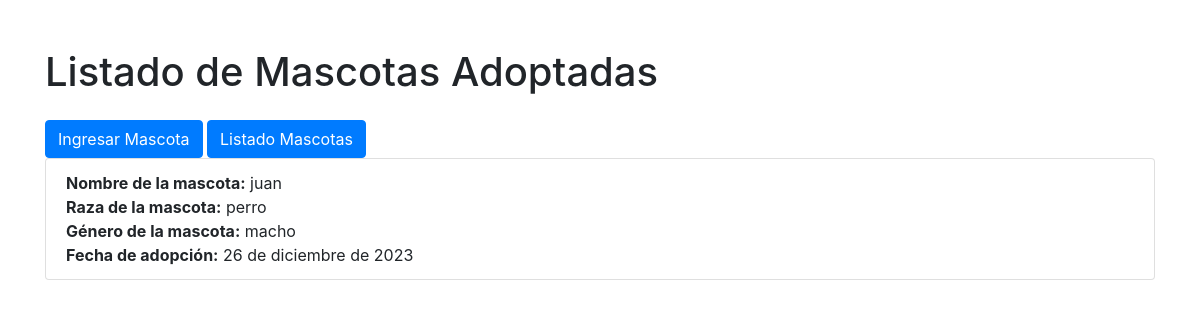
Before: /adoptar_mascota_lista/ with the older database file.
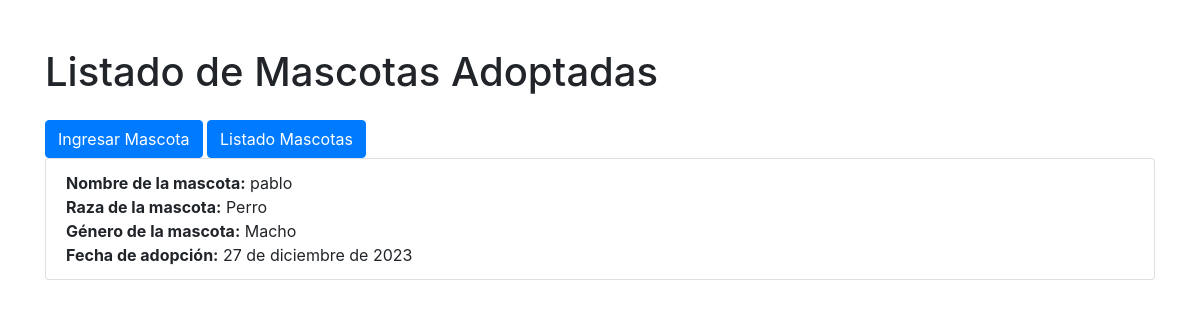
After: the same page with the newer database file.
### mascotas/models.py (models this page shows, shortened)
class MascotaAdoptada(models.Model):
    id_adoptada = models.AutoField(primary_key=True)
    mascota = models.OneToOneField(Mascota, related_name='adoptada', on_delete=models.CASCADE)
    fecha_adopcion = models.DateField()
    class Meta:
        app_label = 'mascotas'

class Mascota(models.Model):
    id_mascotas = models.AutoField(primary_key=True)
    rut_usuario = models.ForeignKey('mascotas.Usuario', related_name='mascotas', on_delete=models.CASCADE)
    nombre_m = models.CharField(max_length=100)
    raza_m = models.CharField(max_length=100)
    vacuna_m = models.BooleanField(default=False)
    tipo_m = models.CharField(max_length=100)
    genero_m = models.CharField(max_length=10)
    fecha_nac_m = models.DateField()
    tamaño_m = models.CharField(max_length=20)
    color_m = models.CharField(max_length=50)
    comportamiento_m = models.TextField()
    peso_m = models.FloatField()
    especie_m = models.CharField(max_length=50)
    imagen = models.ImageField(upload_to='uploads', blank=True, null=True)
    class Meta:
        app_label = 'mascotas'

### mascotas/views.py (the view)
# urls.py: path('adoptar_mascota_lista/', views.adoptar_mascota_lista, name='adoptar_mascota_lista'),
def adoptar_mascota_lista(request):
    mascotas_adoptadas = MascotaAdoptada.objects.all()
    return render(request, 'mascotas/adoptar_mascota_lista.html', {'mascotas_adoptadas': mascotas_adoptadas})

### mascotas/templates/mascotas/adoptar_mascota_lista.html (shortened to what this page needs)
<!DOCTYPE html>
<html lang="es">
<head>
    <link rel="stylesheet" href="https://stackpath.bootstrapcdn.com/bootstrap/4.5.2/css/bootstrap.min.css">
</head>
<body class="container mt-5">
    <h1>Listado de Mascotas Adoptadas</h1>
    <a href="{% url 'ingresar_mascota' %}" class="btn btn-primary mt-3">Ingresar Mascota</a>
    <a href="{% url 'listado_mascotas' %}" class="btn btn-primary mt-3">Listado Mascotas</a>
    <ul class="list-group">
        {% for mascota_adoptada in mascotas_adoptadas %}
            <li class="list-group-item">
                <strong>Nombre de la mascota:</strong> {{ mascota_adoptada.mascota.nombre_m }}<br>
                <strong>Raza de la mascota:</strong> {{ mascota_adoptada.mascota.raza_m }}<br>
                <strong>Género de la mascota:</strong> {{ mascota_adoptada.mascota.genero_m }}<br>
                <strong>Fecha de adopción:</strong> {{ mascota_adoptada.fecha_adopcion }}<br>
            </li>
        {% endfor %}
    </ul>
</body>
</html>

Changed rows visible on the page:
removed MascotaAdoptada: mascota.nombre_m "juan", mascota.raza_m "perro", mascota.genero_m "macho", fecha_adopcion "26 de diciembre de 2023"
added MascotaAdoptada: mascota.nombre_m "pablo", mascota.raza_m "Perro", mascota.genero_m "Macho", fecha_adopcion "27 de diciembre de 2023"
